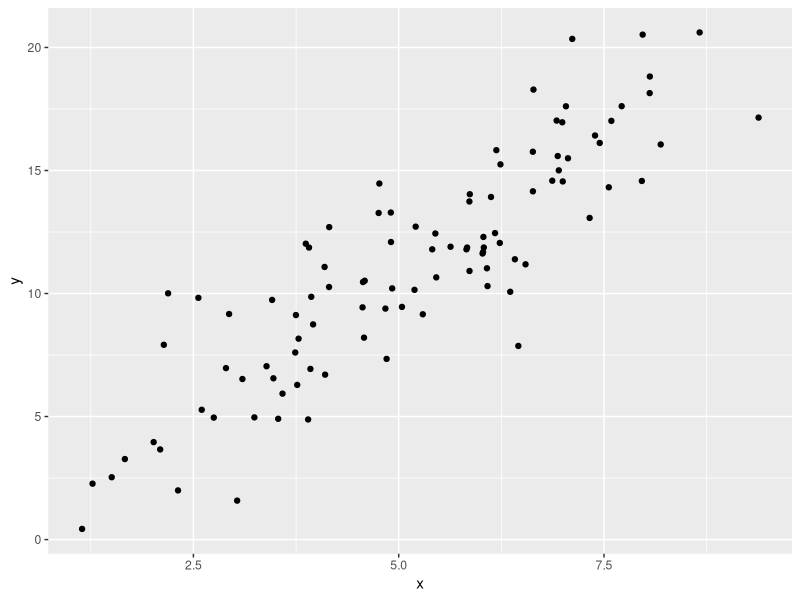

Reproduce this figure in R.
## ---- chunk 1
library(ggplot2)
## ---- chunk 2
x<-rnorm(100,5,2)
y<-rnorm(100,2*x+1,2)

x
y
## ---- chunk 3
df<-data.frame(x,y)

df
## ---- chunk 4
ggplot()+
geom_point(data=df,aes(x,y))
